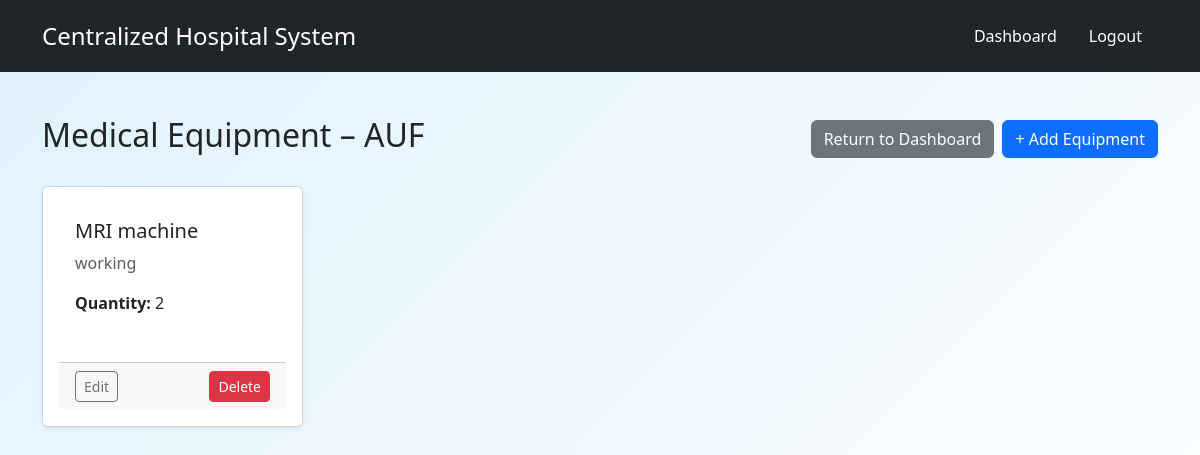
/inventory/equipment/ (signed in), run on the app's committed database.
### hospitals/models.py (models this page shows, shortened)
class Hospital(models.Model):
    name = models.CharField(max_length=255, null=True, blank=True)
    address = models.TextField(null=True, blank=True)
    contact_number = models.CharField(max_length=15, null=True, blank=True)
    email = models.EmailField(null=True, blank=True)
    description = models.TextField(null=True, blank=True)

### inventory/models.py (models this page shows, shortened)
class Equipment(models.Model):
    name = models.CharField(max_length=100)
    description = models.TextField(blank=True, null=True)
    quantity = models.PositiveIntegerField(default=0)
    status = models.CharField(  # ✅ New field
        max_length=50,
        choices=[("working", "Working"), ("maintenance", "Maintenance"), ("broken", "Broken")],
        default="working"
    )
    hospital = models.ForeignKey(Hospital, on_delete=models.SET_NULL, null=True, blank=True, related_name="equipment")
    created_at = models.DateTimeField(auto_now_add=True)
    updated_at = models.DateTimeField(auto_now=True)

### accounts/decorators.py (the view)
        def wrapper(request, *args, **kwargs):
            if not request.user.is_authenticated:
                return HttpResponseForbidden("You must be logged in.")
            if request.user.role not in roles:
                return HttpResponseForbidden("You do not have permission to access this page.")
            return view_func(request, *args, **kwargs)

### inventory/views.py (called while the page is built)
def get_user_hospital(request):
    if request.user.role == 'Staff':
        return request.user.hospital
    elif request.user.role == 'Admin':
        hospital_id = request.GET.get('hospital_id')
        if hospital_id:
            return get_object_or_404(Hospital, id=hospital_id)
    return None

@role_required('Admin', 'Staff')
def equipment_list(request):
    hospital = get_user_hospital(request)
    equipment = Equipment.objects.filter(hospital=hospital) if hospital else Equipment.objects.all()
    return render(request, 'inventory/equipment_list.html', {'equipment': equipment, 'hospital': hospital})

### inventory/templates/inventory/equipment_list.html
{% extends "base.html" %}
{% block content %}
<div class="d-flex justify-content-between align-items-center mb-4">
    <h2>
        Medical Equipment
        {% if hospital %}
            – {{ hospital.name }}
        {% endif %}
    </h2>
    <div class="d-flex gap-2">
        {% if hospital %}
            {% if user.role == "Admin" %}
                <a href="{% url 'hospitals:hospital_overview' hospital.id %}" class="btn btn-secondary">Return to Overview</a>
            {% elif user.role == "Staff" %}
                <a href="{% url 'accounts:staff_dashboard' %}" class="btn btn-secondary">Return to Dashboard</a>
            {% endif %}
        {% endif %}
        {% if user.role == "Admin" %}
            {% if hospital %}
                <a href="{% url 'inventory:equipment_create' %}?hospital_id={{ hospital.id }}" class="btn btn-primary">+ Add Equipment</a>
            {% else %}
                <a href="{% url 'inventory:equipment_create' %}" class="btn btn-primary">+ Add Equipment</a>
            {% endif %}
        {% elif user.role == "Staff" %}
            <a href="{% url 'inventory:equipment_create' %}" class="btn btn-primary">+ Add Equipment</a>
        {% endif %}
    </div>
</div>
<div class="row row-cols-1 row-cols-sm-2 row-cols-md-3 row-cols-lg-4 g-4">
    {% for equip in equipment %}
        <div class="col">
            <div class="card h-100 shadow-sm">
                <div class="card-body">
                    <h5 class="card-title">{{ equip.name }}</h5>
                    <p class="card-text text-muted">{{ equip.description }}</p>
                    <p><strong>Quantity:</strong> {{ equip.quantity }}</p>
                </div>
                {% if user.role == "Admin" %}
                    <div class="card-footer d-flex justify-content-between">
                        {% if hospital %}
                            <a class="btn btn-sm btn-outline-secondary" href="{% url 'inventory:equipment_update' equip.pk %}?hospital_id={{ hospital.id }}">Edit</a>
                            <a class="btn btn-sm btn-danger" href="{% url 'inventory:equipment_delete' equip.pk %}?hospital_id={{ hospital.id }}">Delete</a>
                        {% else %}
                            <a class="btn btn-sm btn-outline-secondary" href="{% url 'inventory:equipment_update' equip.pk %}">Edit</a>
                            <a class="btn btn-sm btn-danger" href="{% url 'inventory:equipment_delete' equip.pk %}">Delete</a>
                        {% endif %}
                    </div>
                {% elif user.role == "Staff" %}
                    <div class="card-footer d-flex justify-content-between">
                        <a class="btn btn-sm btn-outline-secondary" href="{% url 'inventory:equipment_update' equip.pk %}">Edit</a>
                        <a class="btn btn-sm btn-danger" href="{% url 'inventory:equipment_delete' equip.pk %}">Delete</a>
                    </div>
                {% endif %}
            </div>
        </div>
    {% empty %}
        <div class="col-12">
            <p>No equipment available{% if hospital %} for {{ hospital.name }}{% endif %}.</p>
        </div>
    {% endfor %}
</div>
{% endblock %}

### static_my_project/css/styles.css (style rules this page uses)
body { font-family: Arial, sans-serif; background-color: #e6f0fa; margin: 0; padding: 0; color: #111827; }
h1, h2, h3, h4 { margin: 0 0 15px; font-weight: 600; }
.text-muted { color: #4b5563; }
.btn { display: inline-block; padding: 8px 14px; font-size: 14px; border-radius: 6px; text-decoration: none; transition: 0.2s; cursor: pointer; border: none; }
.btn-sm { padding: 5px 10px; font-size: 13px; }
.btn-primary { background: #2563eb; color: #fff; }
.btn-secondary { background: #6b7280; color: #fff; }
.btn-danger { background: #ef4444; color: #fff; }
.card, .form-card, .link-card, .hospital-card { background: #ffffff; border: 1px solid #dbeafe; border-radius: 8px; box-shadow: 0 2px 8px rgba(0,0,0,0.05); }
.card, .form-card { padding: 16px; margin-bottom: 15px; }
body::before { content: ""; position: fixed; top: 0; left: 0; width: 100%; height: 100%; background: linear-gradient(135deg, #e0f2fe 0%, #ffffff 100%); z-index: -1; }

### data on the page
Hospital: name "AUF"
Equipment: name "MRI machine", description "working", quantity "2"
